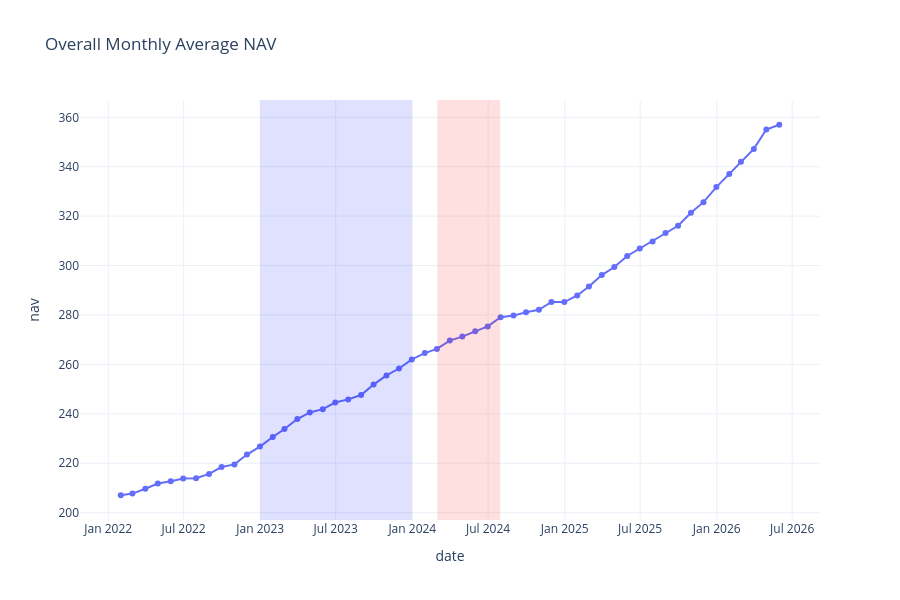

Here is the notebook cell this chart was saved with:
### Markdown cell above
### Monthly Average (Overall)

### Code cell
overall = (
    df_nh
    .groupby(pd.Grouper(key='date',freq='M'))['nav']
    .mean()
    .reset_index()
)

fig = px.line(
    overall,
    x='date',
    y='nav',
    markers=True,
    title="Overall Monthly Average NAV"
)

fig.add_vrect(
    x0="2023-01-01",
    x1="2023-12-31",
    fillcolor="blue",
    opacity=0.12,
    line_width=0
)

fig.add_vrect(
    x0="2024-03-01",
    x1="2024-07-30",
    fillcolor="red",
    opacity=0.12,
    line_width=0
)

fig.update_layout(
    template="plotly_white",
    height=600
)

fig.show()
